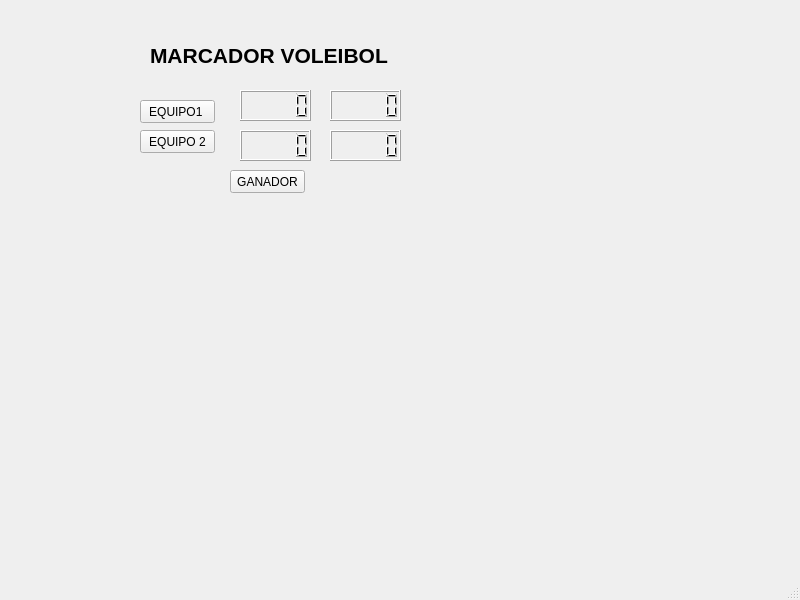
<?xml version="1.0" encoding="UTF-8"?>
<ui version="4.0">
 <class>MainWindow</class>
 <widget class="QMainWindow" name="MainWindow">
  <property name="geometry">
   <rect>
    <x>0</x>
    <y>0</y>
    <width>800</width>
    <height>600</height>
   </rect>
  </property>
  <property name="windowTitle">
   <string>MainWindow</string>
  </property>
  <widget class="QWidget" name="centralwidget">
   <widget class="QLCDNumber" name="lcdNumber">
    <property name="geometry">
     <rect>
      <x>240</x>
      <y>90</y>
      <width>71</width>
      <height>31</height>
     </rect>
    </property>
   </widget>
   <widget class="QLCDNumber" name="lcdNumber_2">
    <property name="geometry">
     <rect>
      <x>240</x>
      <y>130</y>
      <width>71</width>
      <height>31</height>
     </rect>
    </property>
   </widget>
   <widget class="QPushButton" name="pushButton">
    <property name="geometry">
     <rect>
      <x>140</x>
      <y>100</y>
      <width>75</width>
      <height>23</height>
     </rect>
    </property>
    <property name="text">
     <string>EQUIPO1 </string>
    </property>
   </widget>
   <widget class="QPushButton" name="pushButton_2">
    <property name="geometry">
     <rect>
      <x>140</x>
      <y>130</y>
      <width>75</width>
      <height>23</height>
     </rect>
    </property>
    <property name="text">
     <string>EQUIPO 2</string>
    </property>
   </widget>
   <widget class="QLCDNumber" name="lcdNumber_3">
    <property name="geometry">
     <rect>
      <x>330</x>
      <y>90</y>
      <width>71</width>
      <height>31</height>
     </rect>
    </property>
   </widget>
   <widget class="QLCDNumber" name="lcdNumber_4">
    <property name="geometry">
     <rect>
      <x>330</x>
      <y>130</y>
      <width>71</width>
      <height>31</height>
     </rect>
    </property>
   </widget>
   <widget class="QPushButton" name="pushButton_3">
    <property name="geometry">
     <rect>
      <x>230</x>
      <y>170</y>
      <width>75</width>
      <height>23</height>
     </rect>
    </property>
    <property name="text">
     <string>GANADOR</string>
    </property>
   </widget>
   <widget class="QLabel" name="label">
    <property name="geometry">
     <rect>
      <x>190</x>
      <y>210</y>
      <width>191</width>
      <height>21</height>
     </rect>
    </property>
    <property name="text">
     <string/>
    </property>
   </widget>
   <widget class="QLabel" name="label_2">
    <property name="geometry">
     <rect>
      <x>190</x>
      <y>240</y>
      <width>191</width>
      <height>21</height>
     </rect>
    </property>
    <property name="text">
     <string/>
    </property>
   </widget>
   <widget class="QLabel" name="label_3">
    <property name="geometry">
     <rect>
      <x>150</x>
      <y>30</y>
      <width>251</width>
      <height>51</height>
     </rect>
    </property>
    <property name="font">
     <font>
      <pointsize>16</pointsize>
      <weight>75</weight>
      <bold>true</bold>
     </font>
    </property>
    <property name="text">
     <string>MARCADOR VOLEIBOL</string>
    </property>
   </widget>
  </widget>
  <widget class="QMenuBar" name="menubar">
   <property name="geometry">
    <rect>
     <x>0</x>
     <y>0</y>
     <width>800</width>
     <height>21</height>
    </rect>
   </property>
  </widget>
  <widget class="QStatusBar" name="statusbar"/>
 </widget>
 <resources/>
 <connections/>
</ui>
